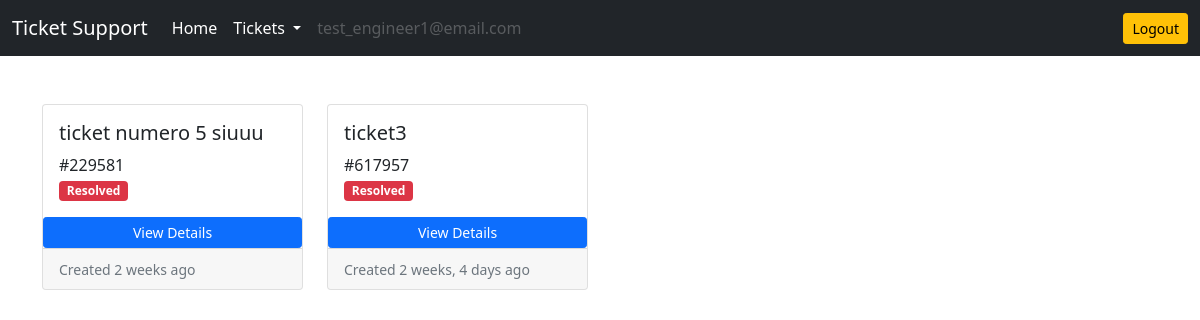
Page /ticket/engineer-resolved-tickets/ (signed in) on the committed database.
### accounts/models.py (models this page shows)
class User(AbstractUser):
    is_customer = models.BooleanField(default=False)
    is_engineer = models.BooleanField(default=False)
    email = models.EmailField(unique=True)

### ticket/models.py (models this page shows)
class Ticket(models.Model):
    customer = models.ForeignKey(User, on_delete=models.CASCADE)
    engineer = models.ForeignKey(User, on_delete=models.DO_NOTHING, related_name='engineer', null=True, blank=True)
    ticket_id = models.CharField(max_length=15, unique=True)
    ticket_title = models.CharField(max_length=50)
    ticket_description = models.TextField()
    status = models.CharField(max_length=20, choices=(('Active','Active'),('Pending','Pending'),('Resolved','Resolved')), default='Pending')
    created_on = models.DateTimeField(auto_now_add=True)
    last_modified = models.DateTimeField(auto_now=True)
    is_resolved = models.BooleanField(default=False)
    severity = models.CharField(max_length=5, choices=(('1','1'),('2','2'),('3','3')), null=True, blank=True)
    is_assigned_to_engineer = models.BooleanField(default=False)
    resolution_steps = models.TextField(blank=True, null=True)

### ticket/views.py (the view)
# urls.py: path('engineer-resolved-tickets/', views.engineer_resolved_tickets, name='engineer-resolved-tickets'),
def engineer_resolved_tickets(request):
    tickets = Ticket.objects.filter(engineer=request.user, is_resolved=True).order_by('-created_on')
    context = {'tickets':tickets}
    return render(request, 'ticket/engineer_resolved_tickets.html', context)

### templates/ticket/engineer_resolved_tickets.html
{% extends 'base.html' %}
{% load static %}
{% load humanize %}
{% block content %}
<div class="row row-cols-1 row-cols-md-4 g-4">
    {% for ticket in tickets %}
    <div class="col">
        <div class="card h-100">
            <div class="card-body">
                <h5 class="card-title">{{ticket.ticket_title}}</h5>
                <p class="card-text">
                    #{{ticket.ticket_id}} <br>
                    {% if ticket.status == 'Pending' %}
                    <span class="badge bg-warning">Pending</span>
                    {% elif ticket.status == 'Active' %}
                    <span class="badge bg-success">Active</span>
                    {% elif ticket.status == 'Resolved' %}
                    <span class="badge bg-danger">Resolved</span>
                    {% endif %}
                </p>
            </div>
            <a href="{% url 'ticket-details' ticket.ticket_id %}" class="btn btn-primary btn-sm">View Details</a>
            <div class="card-footer">
                <small class="text-muted">Created {{ticket.created_on|naturaltime}}</small>
            </div>
        </div>
    </div>
    {% endfor %}
</div>
{% endblock content %}

### templates/base.html (shortened to what this page needs)
<!doctype html>
<html lang="en">
<head>
    <link rel="stylesheet" href="https://cdn.jsdelivr.net/npm/bootstrap@5.0.2/dist/css/bootstrap.min.css"
>
</head>
<body>
    <nav class="navbar navbar-expand-lg navbar-dark bg-dark">
        <div class="container-fluid">
            <a class="navbar-brand" href="/">Ticket Support</a>
            <div class="collapse navbar-collapse" id="navbarSupportedContent">
                <ul class="navbar-nav me-auto mb-2 mb-lg-0">
                    <li class="nav-item">
                        <a class="nav-link active" aria-current="page" href="/">Home</a>
                    </li>
                    {% if request.user.is_customer %}
                    <li class="nav-item dropdown">
                        <a class="nav-link active dropdown-toggle" href="#" id="navbarDropdown" role="button"
                            data-bs-toggle="dropdown" aria-expanded="false">
                            Tickets
                        </a>
                        <ul class="dropdown-menu" aria-labelledby="navbarDropdown">
                            <li><a class="dropdown-item" href="{% url 'customer-active-tickets' %}">Active Tickets</a></li>
                            <li><a class="dropdown-item" href="{% url 'customer-resolved-tickets' %}">Resolved Tickets </a></li>
                            <li>
                                <hr class="dropdown-divider">
                            </li>
                            <li><a class="dropdown-item" href="#">Settings - WIP</a></li>
                        </ul>
                    </li>
                    {% elif request.user.is_engineer %}
                    <li class="nav-item dropdown">
                        <a class="nav-link active dropdown-toggle" href="#" id="navbarDropdown" role="button"
                            data-bs-toggle="dropdown" aria-expanded="false">
                            Tickets
                        </a>
                    </li>
                    {% endif %}
                    {% if request.user.is_authenticated %}
                    <li class="nav-item">
                        <a class="nav-link disabled" href="#" tableindex="-1" aria-disabled="true">{{request.user.email}}</a>
                    </li>
                    {% endif %}
                </ul>
                <a href="{% url 'logout' %}" class="btn btn-warning btn-sm">Logout</a>
            </div>
        </div>
    </nav>
    <div class="container mt-5">
        {% block content %}
        {% endblock content %}
    </div>
</body>
</html>

### rows in the picture
User: user.email "test_engineer1@email.com"
Ticket: ticket_title "ticket numero 5 siuuu", ticket_id "229581", status "Resolved", created_on "2 weeks ago"
Ticket: ticket_title "ticket3", ticket_id "617957", status "Resolved", created_on "2 weeks, 4 days ago"
